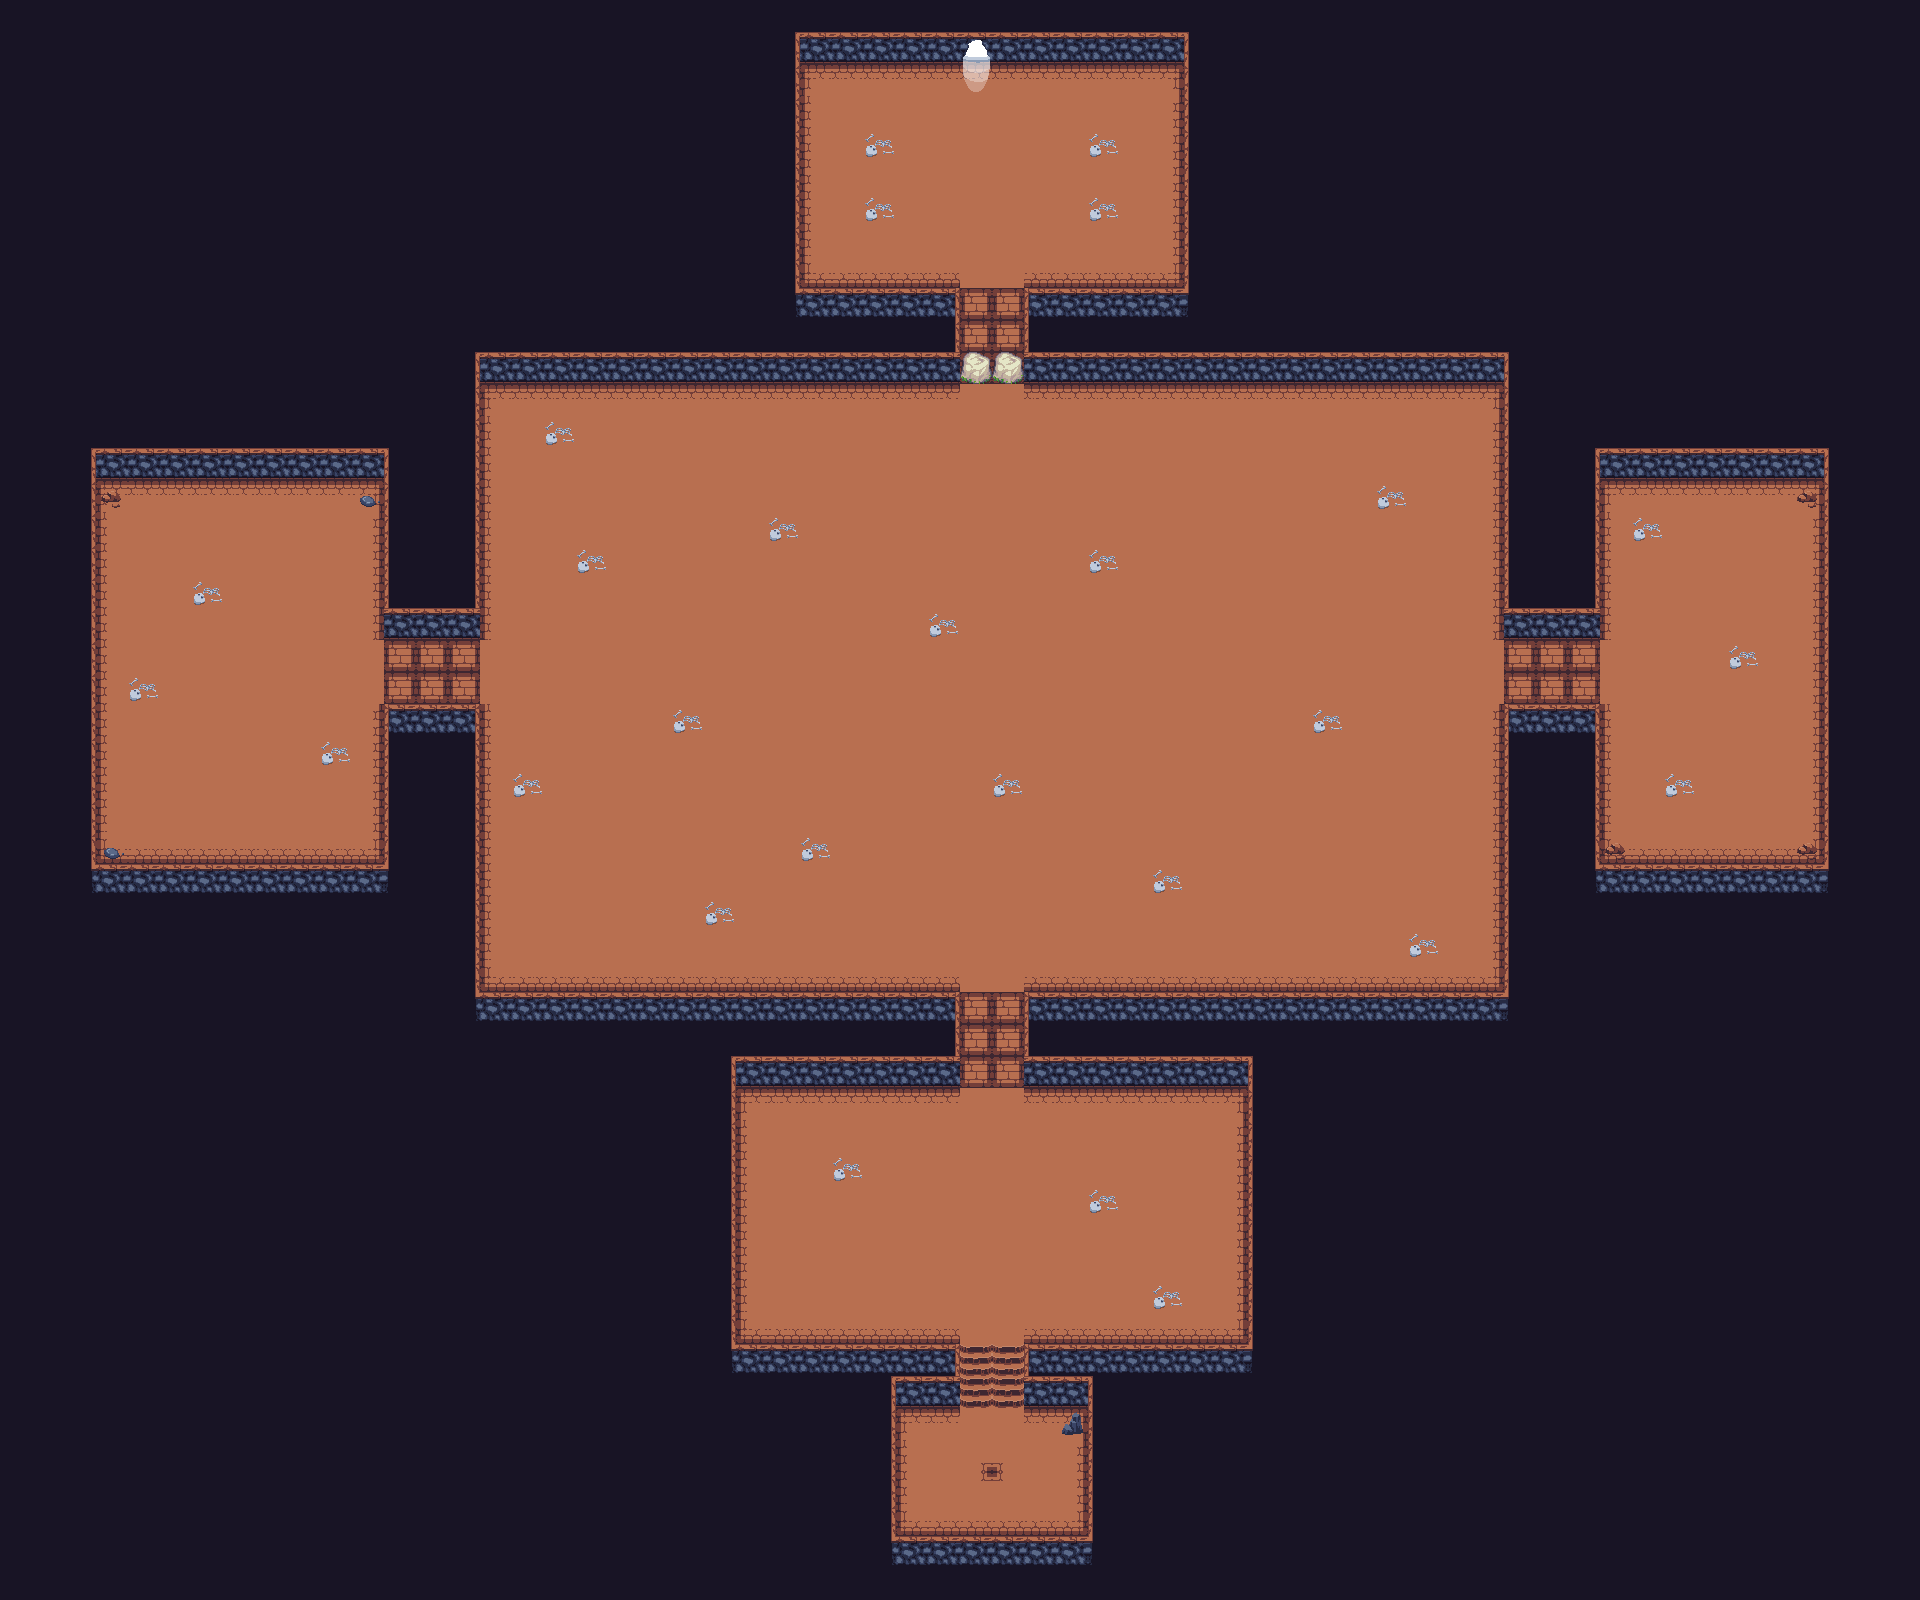

A 2D game scene composited from a Tiled map and its tileset images. What follows is a short description and the map's XML, with each tile layer's data collapsed to a summary:
An orthogonal 60x50 tile map with 32x32 px tiles, 5 tile layers (below, world, above, exit, ...), 2 tilesets and 1 object (Spawn Point).

<map version="1.2" tiledversion="1.3.3" orientation="orthogonal" renderorder="right-down" width="60" height="50" tilewidth="32" tileheight="32" infinite="0" nextlayerid="7" nextobjectid="2">
 <editorsettings>
  <export target="level2.json" format="json" />
 </editorsettings>
 <tileset firstgid="1" name="dungeon_tile" tilewidth="32" tileheight="32" tilecount="64" columns="8">
  <image source="../images/dungeon_tile.png" width="256" height="256" />
  <tile id="0">
   <properties>
    <property name="collides" type="bool" value="true" />
   </properties>
  </tile>
  <tile id="1">
   <properties>
    <property name="collides" type="bool" value="true" />
   </properties>
  </tile>
  <tile id="2">
   <properties>
    <property name="collides" type="bool" value="true" />
   </properties>
  </tile>
  <tile id="3">
   <properties>
    <property name="collides" type="bool" value="true" />
   </properties>
  </tile>
  <tile id="4">
   <properties>
    <property name="collides" type="bool" value="true" />
   </properties>
  </tile>
  <tile id="5">
   <properties>
    <property name="collides" type="bool" value="true" />
   </properties>
  </tile>
  <tile id="8">
   <properties>
    <property name="collides" type="bool" value="true" />
   </properties>
  </tile>
  <tile id="9">
   <properties>
    <property name="collides" type="bool" value="true" />
   </properties>
  </tile>
  <tile id="10">
   <properties>
    <property name="collides" type="bool" value="true" />
   </properties>
  </tile>
  <tile id="11">
   <properties>
    <property name="collides" type="bool" value="true" />
   </properties>
  </tile>
  <tile id="12">
   <properties>
    <property name="collides" type="bool" value="true" />
   </properties>
  </tile>
  <tile id="13">
   <properties>
    <property name="collides" type="bool" value="true" />
   </properties>
  </tile>
  <tile id="16">
   <properties>
    <property name="collides" type="bool" value="true" />
   </properties>
  </tile>
  <tile id="17">
   <properties>
    <property name="collides" type="bool" value="true" />
   </properties>
  </tile>
  <tile id="18">
   <properties>
    <property name="collides" type="bool" value="true" />
   </properties>
  </tile>
  <tile id="19">
   <properties>
    <property name="collides" type="bool" value="true" />
   </properties>
  </tile>
  <tile id="20">
   <properties>
    <property name="collides" type="bool" value="true" />
   </properties>
  </tile>
  <tile id="21">
   <properties>
    <property name="collides" type="bool" value="true" />
   </properties>
  </tile>
 </tileset>
 <tileset firstgid="65" name="tiles" tilewidth="32" tileheight="32" tilecount="256" columns="16">
  <image source="../images/tiles.png" width="512" height="512" />
  <tile id="27">
   <properties>
    <property name="collides" type="bool" value="true" />
   </properties>
  </tile>
  <tile id="60">
   <properties>
    <property name="collides" type="bool" value="true" />
   </properties>
  </tile>
 </tileset>
 <layer id="1" name="below" width="60" height="50">
  <data>[3000 cells, 3000 non-empty, 16 distinct tile ids]</data>
 </layer>
 <layer id="2" name="world" width="60" height="50">
  <data>[3000 cells, 330 non-empty, 12 distinct tile ids]</data>
 </layer>
 <layer id="3" name="above" width="60" height="50">
  <data>[3000 cells, 14 non-empty, 2 distinct tile ids]</data>
 </layer>
 <layer id="6" name="exit" width="60" height="50">
  <data>[3000 cells, 2 non-empty, 2 distinct tile ids]</data>
 </layer>
 <layer id="5" name="obstacle" width="60" height="50">
  <data>[3000 cells, 2 non-empty, 1 distinct tile ids]</data>
 </layer>
 <objectgroup id="4" name="Spawn">
  <object id="1" name="Spawn Point" x="991.667" y="1468.67">
   <point />
  </object>
 </objectgroup>
</map>
